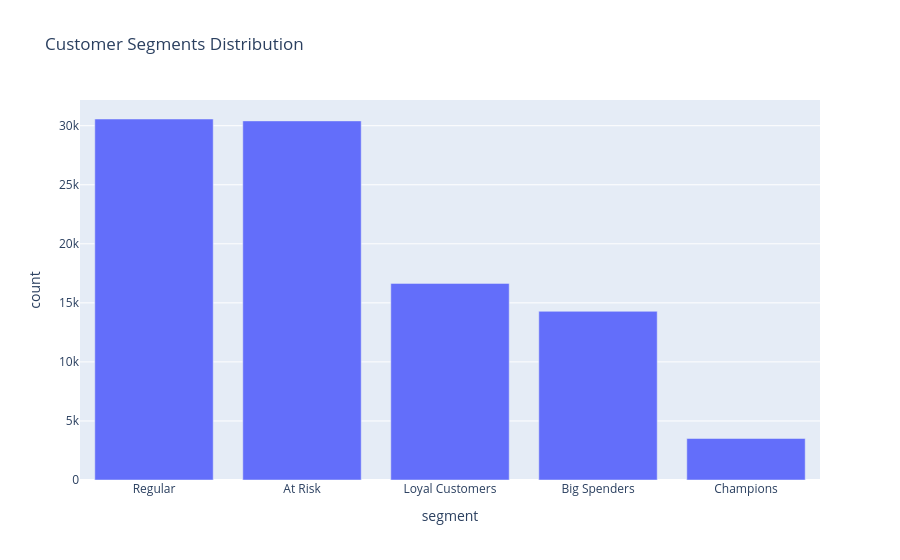

Write notebook code for a chart like this one.
### Markdown cell above
Segment Distribution

### Code cell
fig = px.bar(rfm['segment'].value_counts().reset_index(),
             x ='segment', y='count',
             title = 'Customer Segments Distribution')
fig.show()

### Figure 1 — Plotly figure (JSON) as saved in the notebook; plotly's stock layout.template omitted (floating-point values rounded to 4 significant figures)
{"data": [{"hovertemplate": "segment=%{x}<br>count=%{y}<extra></extra>", "legendgroup": "", "marker": {"color": "#636efa", "pattern": {"shape": ""}}, "name": "", "orientation": "v", "showlegend": false, "textposition": "auto", "type": "bar", "x": ["Regular", "At Risk", "Loyal Customers", "Big Spenders", "Champions"], "xaxis": "x", "y": [30567, 30406, 16648, 14283, 3515], "yaxis": "y"}], "layout": {"barmode": "relative", "legend": {"tracegroupgap": 0}, "title": {"text": "Customer Segments Distribution"}, "xaxis": {"anchor": "y", "domain": [0, 1], "title": {"text": "segment"}}, "yaxis": {"anchor": "x", "domain": [0, 1], "title": {"text": "count"}}}}
